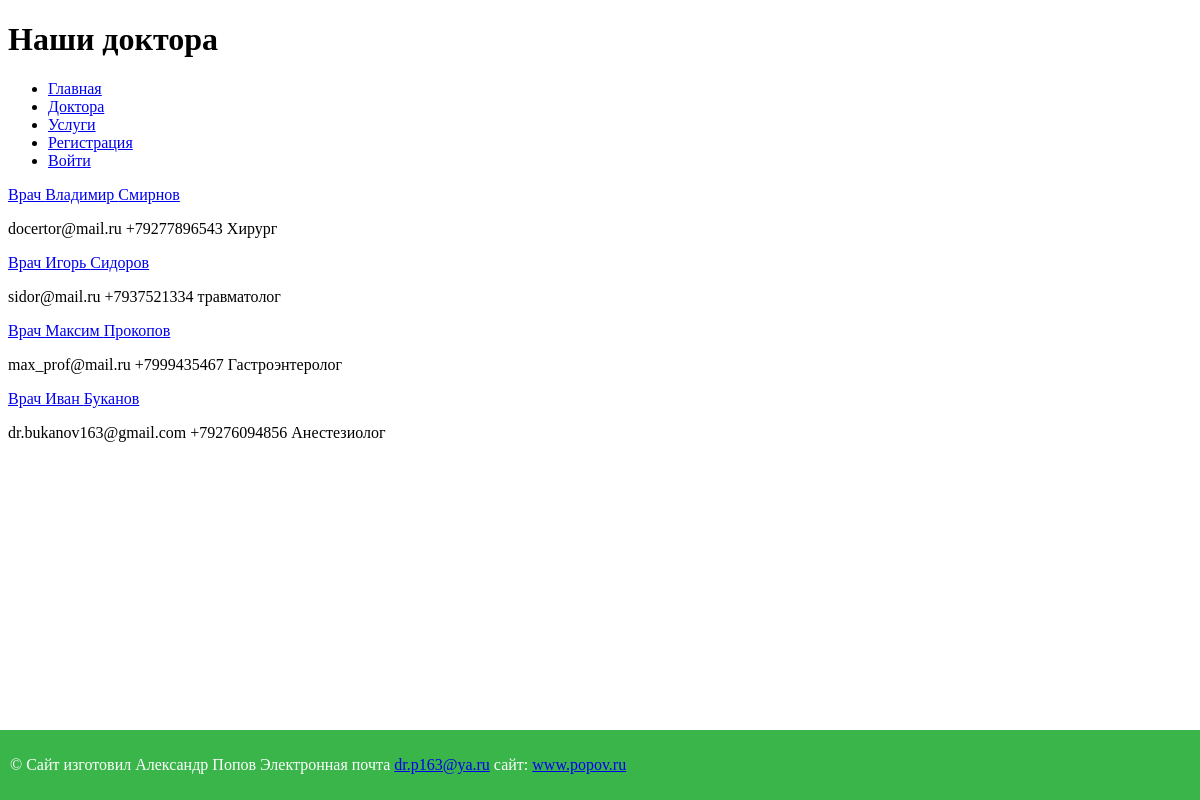
Page /doctors on the committed database.
### src/models.py (models this page shows, shortened)
class Doctor(db.Model):
    __tablename__ = "doctor"
    id = Column(Integer(), primary_key=True)
    age = Column(Integer())
    second_name = Column(String(50))  # фамилия
    first_name = Column(String(50), nullable=False)  # имя
    last_name = Column(String(50))  # отчество
    telephone = Column(String(20), nullable=False)  # телефон
    email = Column(String(50), nullable=False, unique=True)  # мыло
    profile = Column(String(50), nullable=False)  # профиль
    experience = Column(String(10))  # опыт работы
    created_at = Column(DateTime, server_default=func.now())  # дата создания
    updated_at = Column(DateTime, server_onupdate=func.now())  # дата обновления

### src/view.py (the view)
@app.route('/doctors')
def doctors():
    doctors = Doctor.query.all()
    return render_template('doctors.html', doctors=doctors)

### templates/doctors.html (shortened to what this page needs)
{% extends "base.html" %}
{% block h1_title %} Наши доктора {% endblock %}
{% block content %}
{{ super() }}
{% include "include/menu_doctor.html" %}
{% endblock %}

### templates/include/menu_doctor.html
{% for d in doctors %}
<p>
    <a href="{{ url_for('one_doctor', doctor_id=d.id)}}">Врач {{ d.first_name }}
        {{ d.second_name }}</a> <div> {{ d.email }}
        {{ d.telephone  }} {{ d.profile }}</div>
</p>
{% endfor %}

### rows in the picture
Doctor: first_name "Владимир", second_name "Смирнов", email "docertor@mail.ru", telephone "+79277896543", profile "Хирург"
Doctor: first_name "Игорь", second_name "Сидоров", email "sidor@mail.ru", telephone "+7937521334", profile "травматолог"
Doctor: first_name "Максим", second_name "Прокопов", email "max_prof@mail.ru", telephone "+7999435467", profile "Гастроэнтеролог"
Doctor: first_name "Иван", second_name "Буканов", email "dr.bukanov163@gmail.com", telephone "+79276094856", profile "Анестезиолог"
